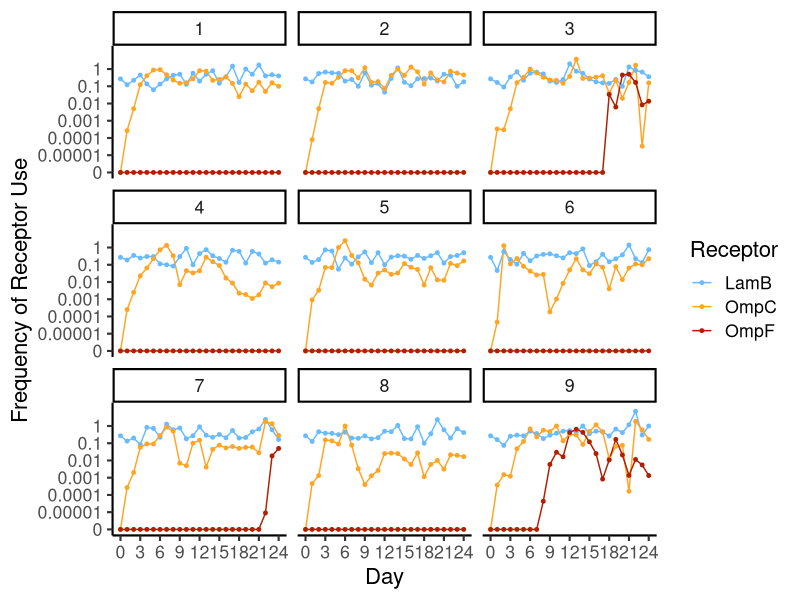
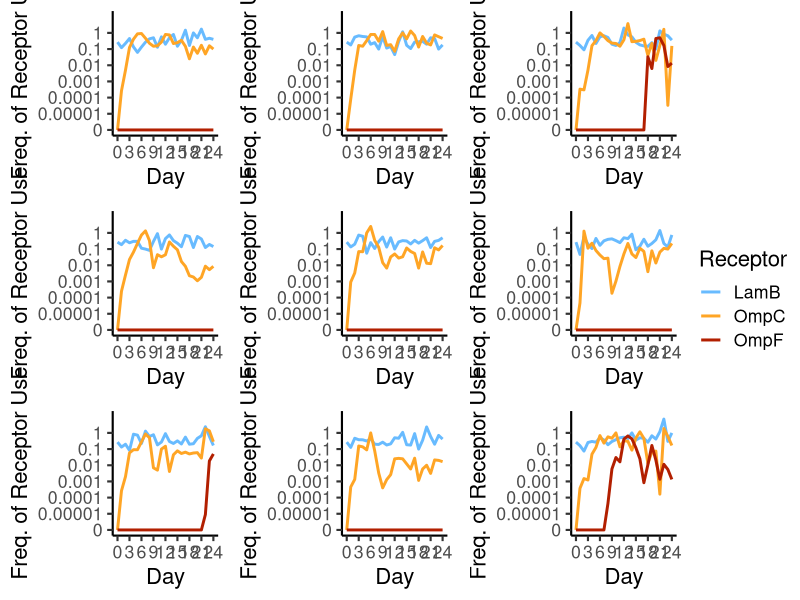

Recreate these plots in R, in order.
library(ggplot2)
library(ggthemes)
library(tidyr)
library(viridis)
library(RColorBrewer)
library(ggpubr)

setwd('ClinicalTraining/Manuscript/fig S10')
replay_dat <- read.csv(file = "2022-04-05_phage_titers.csv")
replay_dat <- subset(replay_dat, Type == 'Repeat')
# COLORS ####
colores <- c('#BBBBBB','#FFA525','#68BBFF','#B21F00')
names(colores) <- c('All','OmpC','LamB','OmpF')

# CALC Prop Receptor use ####
# with respect to WT measured on same day
# make index and empty columns
replay_dat$index <- 1:nrow(replay_dat)
replay_dat$PropWT <- 0
# subset for each Day and Population
#  take WT titer for that day
#  calculate PropWT and append to rawdat$PropWT by index
for (i in unique(replay_dat$Timepoint)) {
  for (j in unique(replay_dat$Population)) {
    for (k in unique(replay_dat$Type)) {
      for (l in unique(replay_dat$Rep)) {
        # can set both vals and subset by both at same time
        sub <- subset(replay_dat, Timepoint == i & Population == j & Type == k & Rep == l)
        titer_WT <- sub[sub$Plated_Host == 'WT',]$Titer
        sub$PropWT <- sub$Titer/titer_WT
        replay_dat$PropWT[sub$index] <- sub$PropWT
      }
    }
  }
}
# log10 transform receptor values
replay_dat$logPropWT <- log10(replay_dat$PropWT)
replay_dat$logPropWT[replay_dat$logPropWT == -Inf] <- -6 

# Plots all together ####
recep_plot <- ggplot(data = na.omit(subset(replay_dat, Receptor != 'All')), 
                     aes(x=Timepoint, y=logPropWT, color=Receptor,
                         group=interaction(Receptor, Rep))) +
  geom_line(size = 0.5) + geom_point(size = 1) +
  theme_classic(base_size = 16) +
  labs(y='Frequency of Receptor Use', x='Day') +
  scale_x_continuous(limits=c(0,24), breaks=seq(0,24,3)) +
  scale_y_continuous(limits=c(-6,1), breaks=c(0,-1,-2,-3,-4,-5,-6),
                     labels=c('1','0.1','0.01','0.001','0.0001','0.00001','0')) +
  scale_color_manual(values=colores, breaks=c('LamB','OmpC','OmpF')) +
  facet_wrap(~Rep)
recep_plot

# Plot loop ####
plot_list <- list()
ticker <- 0
for (i in unique(replay_dat$Rep)) {
  rep_sub <- subset(replay_dat, Rep == i)
  ticker <- ticker + 1
  plot_list[[i]] <- ggplot(data = na.omit(subset(rep_sub, Receptor != 'All')), 
                       aes(x=Timepoint, y=logPropWT, color=Receptor)) +
    geom_line(size = 1) +
    theme_classic(base_size = 16) +
    labs(y='Freq. of Receptor Use', x='Day') +
    scale_x_continuous(limits=c(0,24), breaks=seq(0,24,3)) +
    scale_y_continuous(limits=c(-6,1), breaks=c(0,-1,-2,-3,-4,-5,-6),
                       labels=c('1','0.1','0.01','0.001','0.0001','0.00001','0')) +
    scale_color_manual(values=colores, breaks=c('LamB','OmpC','OmpF'))
}

plotmat <- ggarrange(plot_list[[1]],plot_list[[2]],plot_list[[3]],
          plot_list[[4]],plot_list[[5]],plot_list[[6]],
          plot_list[[7]],plot_list[[8]],plot_list[[9]],
          legend = 'right', common.legend = TRUE,
          ncol = 3, nrow = 3)
ggsave(filename = 'replay-plot.pdf', plotmat,
       width = 12, height = 7)


